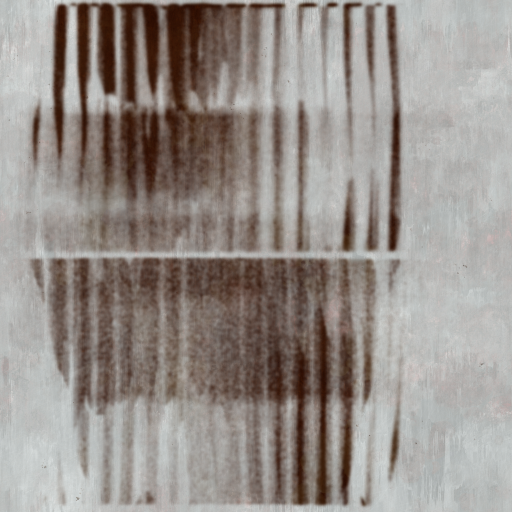
#> input picture Content/03Python/AppearanceManifold/StaticMeshActor_UAID_107C61AD284056E002_1614645176_basecolor.png, 1024 x 1024 px, found by its file name (shown at 1/2 size); the run also reads 2 pictures not shown here
$ jupyter execute --allow-errors Test_Image.ipynb   (shell and % lines are left out)
#> lines starting #> are read from the running program, lines starting #| are printed output that depends on the picture
### Content/03Python/AppearanceManifold/Modules/Utility.py
import numpy as np
from PIL import Image
import matplotlib.pyplot as plt


def load_and_downsample(basecolor_path, specular_path, roughness_path, target_size=256):
    """
    target_size: int or (h, w)
    """
#> called with target_size = 128

    # -----------------------------
    # 1. 이미지 로드
    # -----------------------------
    base = Image.open(basecolor_path).convert("RGB")
    spec = Image.open(specular_path).convert("RGB")
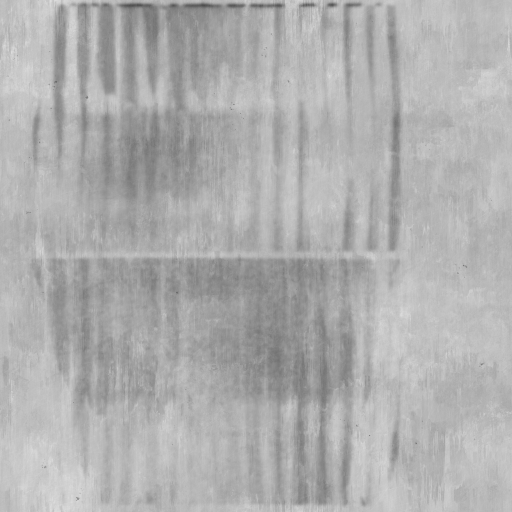
#> input picture Content/03Python/AppearanceManifold/StaticMeshActor_UAID_107C61AD284056E002_1614645176_specular.png, 1024 x 1024 px, found by its file name (shown at 1/2 size)
    rough = Image.open(roughness_path).convert("L")  # 1채널
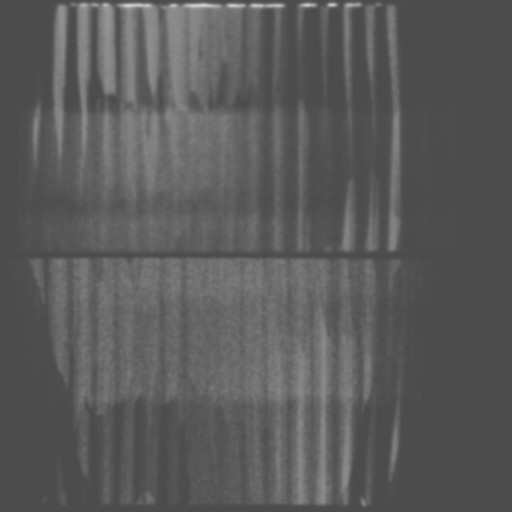
#> input picture Content/03Python/AppearanceManifold/StaticMeshActor_UAID_107C61AD284056E002_1614645176_roughness.png, 1024 x 1024 px, found by its file name (shown at 1/2 size)
#> rough is the input picture: PIL image 1024x1024 L; min 76, max 213, mean 90.6

    # -----------------------------
    # 2. 리사이즈 (핵심)
    # -----------------------------
    base = base.resize((target_size, target_size), Image.BILINEAR)
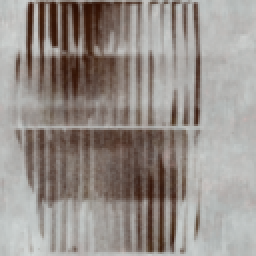
#> base: PIL image 128x128 RGB (shown 2 times larger); mean R, G, B 151, 143.6, 138.5
    spec = spec.resize((target_size, target_size), Image.BILINEAR)
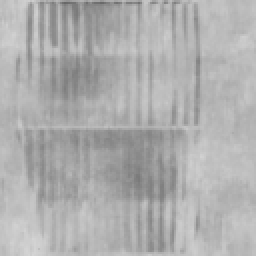
#> spec: PIL image 128x128 RGB (shown 2 times larger); min 103, max 213, mean 174.5
    rough = rough.resize((target_size, target_size), Image.BILINEAR)
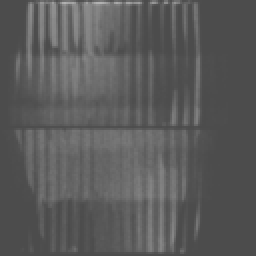
#> rough: PIL image 128x128 L (shown 2 times larger); min 76, max 178, mean 90.7

    # -----------------------------
    # 3. numpy 변환 + normalize
    # -----------------------------
    base_np = np.asarray(base).astype(np.float32) / 255.0
    spec_np = np.asarray(spec).astype(np.float32) / 255.0
    rough_np = np.asarray(rough).astype(np.float32) / 255.0

    # -----------------------------
    # 4. 출력
    # -----------------------------
    return base_np, spec_np, rough_np

def combine_to_7d_tensor(base_np, spec_np, rough_np):
    """
    base_np:  (H, W, 3)
    spec_np:  (H, W, 3)
    rough_np: (H, W)

    return:
        (H, W, 7)
    """

    # -----------------------------
    # 1. shape 검증
    # -----------------------------
    assert base_np.shape[:2] == spec_np.shape[:2] == rough_np.shape[:2]

    # -----------------------------
    # 2. roughness 차원 확장
    # -----------------------------
    rough_expanded = rough_np[..., np.newaxis]  # (H, W, 1)

    # -----------------------------
    # 3. 채널 기준 결합
    # -----------------------------
    data_7d = np.concatenate(
        [base_np, spec_np, rough_expanded],
        axis=2
    )

    return data_7d

def combine_to_7d(diffuse, specular, roughness):
    """
    diffuse: (H, W, 3)
    specular: (H, W, 3)
    roughness: (H, W)
    """

    H, W, _ = diffuse.shape

    # -----------------------------
    # 1. reshape
    # -----------------------------
    d = diffuse.reshape(-1, 3)
    s = specular.reshape(-1, 3)
    r = roughness.reshape(-1, 1)
#> r = 16384 values, max 0.698 at index 160, min 0.298 at index 0, mean 0.356

    # -----------------------------
    # 2. concatenate
    # -----------------------------
    data_7d = np.concatenate([d, s, r], axis=1)

    return data_7d  # (N, 7)

# [65 lines left out: function compute_weather_score, not called in this run]

def normalize_features(X):

    X = X.astype(np.float32)

    min_val = np.min(X, axis=0, keepdims=True)
    max_val = np.max(X, axis=0, keepdims=True)

    return (X - min_val) / (max_val - min_val + 1e-8)


# [119 lines left out: function visualize_MDS_Graph_With_Trajectory, not called in this run]

### Content/03Python/AppearanceManifold/Modules/Reconstructor.py
import numpy as np
from sklearn.neighbors import NearestNeighbors

import matplotlib.pyplot as plt
import ipywidgets as widgets
from PIL import Image

# [400 lines left out: functions resample_trajectory, compute_weather_score_new, reconstruct_semantic, build_weathering_sequence_semantic, not called in this run]


def visualize_weathering_sequence(
    steps
):

    max_step = len(steps) - 1
#> max_step = 0

    fig, axs = plt.subplots(
        1,
        3,
         figsize=(9, 3)
    )

    plt.tight_layout()


    diffuse = steps[0][:, :, 0:3]
    specular = steps[0][:, :, 3:6]
    roughness = steps[0][:, :, 6]

    im0 = axs[0].imshow(diffuse)
    axs[0].set_title("Diffuse")

    im1 = axs[1].imshow(specular)
    axs[1].set_title("Specular")

    im2 = axs[2].imshow(
        roughness,
        cmap='gray',
        vmin=0,
        vmax=1
    )
    axs[2].set_title("Roughness")

    for ax in axs:
        ax.axis("off")


    def update(step_idx):

        step_data = steps[step_idx]

        diffuse = step_data[:, :, 0:3]
        specular = step_data[:, :, 3:6]
        roughness = step_data[:, :, 6]

        im0.set_data(diffuse)
        im1.set_data(specular)
        im2.set_data(roughness)

        fig.suptitle(
            f"Weathering Step {step_idx}",
            fontsize=16
        )

        fig.canvas.draw_idle()


    slider = widgets.IntSlider(
        value=0,
        min=0,
        max=max_step,
        step=1,
        description='Step:',
        continuous_update=True
    )

    widgets.interact(
        update,
        step_idx=slider
    )
#> the sliders are set to step_idx = 0

    plt.show()
#| 16384
#> (printed output is left out)


# [239 lines left out: function build_weathering_sequence_trajectory_projection, not called in this run]

### Content/03Python/AppearanceManifold/Modules/KNN.py
from sklearn.neighbors import NearestNeighbors
import numpy as np
from scipy.sparse import csr_matrix
from scipy.sparse.csgraph import connected_components

"""
Description
Isomap을 기반으로 Manifold Graph를 구성함.

원본 차원 위에서 유클리드 거리를 통해 직접적인 거리를 구하지 않고, 곡면 위에서의 측지선 거리를 측정하기 위한
사전 작업으로 정의됨.

KNN 규칙을 기반으로 epsilon을 적용해서 adaptive하게 인접 노드를 연결.
- K개의 가장 인접한 노드를 연결 후보로 설정하고 이 중에서 epsilon 규칙을 위반하는 노드는 후보에서 제외
- epsilon 규칙 : 연결 후보 노드 간의 평균 거리의 1.5배에 해당하는 값보다 먼 거리는 규칙 위반
- 결론적으로 K개 이하의 노드 연결을 보장함.
- 풍화 시퀀스의 방향성을 만들기 위해 연결 노드의 풍화 정도를 바탕으로 가중치 조정
    -> 풍화 점수가 높은 노드일 경우 가중치를 작게, 반대의 경우 가중치를 크게 적용

"""


# [81 lines left out: function Get_KNN_graph, not called in this run]


def compute_weather_score(samples_7d):

    """
    samples_7d: (N,7)

    Returns
    -------
    weather_score : (N,)
    """

    diffuse = samples_7d[:, 0:3]
    specular = samples_7d[:, 3:6]
    roughness = samples_7d[:, 6]
#> roughness = 16384 values, max 1 at index 160, min 0 at index 0, mean 0.144

    # =====================================================
    # 1. Brightness
    # =====================================================

    brightness = diffuse.mean(axis=1)
#> brightness = 16384 values, max 1 at index 16270, min 0 at index 421, mean 0.646

    # =====================================================
    # 2. Saturation
    # =====================================================

    max_c = diffuse.max(axis=1)
#> max_c = 16384 values, max 1 at index 16270, min 0 at index 421, mean 0.653
    min_c = diffuse.min(axis=1)
#> min_c = 16384 values, max 1 at index 16270, min 0 at index 293, mean 0.637

    saturation = (
        (max_c - min_c)
        / (max_c + 1e-6)
    )
#> saturation = 16384 values, max 1 at index 805, min 0 at index 421, mean 0.039

    # =====================================================
    # 3. Specular intensity
    # =====================================================

    spec_intensity = specular.mean(axis=1)
#> spec_intensity = 16384 values, max 1 at index 16272, min 0 at index 160, mean 0.65

    # =====================================================
    # 4. Roughness
    # =====================================================

    rough_term = np.sqrt(
        np.clip(roughness, 0, 1)
    )
#> rough_term = 16384 values, max 1 at index 160, min 0 at index 0, mean 0.295

    # =====================================================
    # 5. Weather score
    # =====================================================

    weather_score = (
        0.40 * rough_term +
        0.30 * (1.0 - spec_intensity) +
        0.20 * (1.0 - saturation) +
        0.10 * (1.0 - brightness)
    )
#> weather_score = 16384 values, max 0.934 at index 178, min 0.2 at index 16272, mean 0.451

    # normalize
    weather_score -= weather_score.min()
#> weather_score = 16384 values, max 0.734 at index 178, min 0 at index 16272, mean 0.251

    weather_score /= (
        weather_score.max() + 1e-8
    )
#> weather_score = 16384 values, max 1 at index 178, min 0 at index 16272, mean 0.341

    return weather_score.astype(np.float32)

# -----------------------------------Test Only (Deprecated) -----------------------------------

from sklearn.neighbors import NearestNeighbors
import numpy as np


def Get_KNN_Graph_Adaptive(
    samples_7d,
    K=16,
    epsilon_scale=1.5
):
    """
    Parameters
    ----------
    samples_7d : np.array(N,7)

    K : int
        Maximum neighbor candidates

    epsilon_scale : float
        Adaptive radius multiplier

    Returns
    -------
    edge_src : np.array(E,)
    edge_dst : np.array(E,)
    edge_weight : np.array(E,)
    weather_score : np.array(N,)
    """

    # N = samples_7d.shape[0]

    # # =====================================================
    # # 1. weather score
    # # =====================================================

    # weather_score = compute_weather_score(samples_7d)

    # # =====================================================
    # # 2. KNN search
    # # =====================================================

    # nn = NearestNeighbors(
    #     n_neighbors=K + 1,
    #     algorithm='auto'
    # )

    # nn.fit(samples_7d)

    # distances, indices = nn.kneighbors(samples_7d)

    # # remove self neighbor
    # distances = distances[:, 1:]
    # indices = indices[:, 1:]

    # # =====================================================
    # # 3. graph construction
    # # =====================================================

    # edge_src = []
    # edge_dst = []
    # edge_weight = []

    # for i in range(N):

    #     local_dists = distances[i]
    #     local_inds = indices[i]

    #     # -------------------------------------------------
    #     # adaptive epsilon
    #     # -------------------------------------------------

    #     dp = np.mean(local_dists)

    #     epsilon = epsilon_scale * dp

    #     score_i = weather_score[i]

    #     # -------------------------------------------------
    #     # candidate neighbors
    #     # -------------------------------------------------

    #     for dist, j in zip(local_dists, local_inds):

    #         # remove overly distant neighbors
    #         if dist > epsilon:
    #             continue

    #         score_j = weather_score[j]

    #         delta = score_j - score_i

    #         # =============================================
    #         # progression weighting
    #         # =============================================

    #         if delta >= 0:

    #             # forward progression
    #             progression_factor = (
    #                 1.0 - 0.35 * delta
    #             )

    #         else:

    #             # backward penalty
    #             progression_factor = (
    #                 1.0 + 1.5 * abs(delta)
    #             )

    #         weight = dist * np.clip(progression_factor, 0.1, 5.0)

    #         # =============================================
    #         # append edge
    #         # =============================================

    #         edge_src.append(i)
    #         edge_dst.append(j)
    #         edge_weight.append(weight)

    # # =====================================================
    # # 4. return
    # # =====================================================

    # return (
    #     np.array(edge_src, dtype=np.int32),
    #     np.array(edge_dst, dtype=np.int32),
    #     np.array(edge_weight, dtype=np.float32),
    #     weather_score
    # )
    N = samples_7d.shape[0]
    weather_score = compute_weather_score(samples_7d)

    # 1. KNN Search (기존 방식 유지)
    nn = NearestNeighbors(n_neighbors=K + 1, algorithm='kd_tree')
    nn.fit(samples_7d)
    distances, indices = nn.kneighbors(samples_7d)
    distances, indices = distances[:, 1:], indices[:, 1:]

    edge_src, edge_dst, edge_weight = [], [], []

    # 2. 그래프 생성 및 가중치 계산
    for i in range(N):
        local_dists = distances[i]
        local_inds = indices[i]
        dp = np.mean(local_dists)
        epsilon = epsilon_scale * dp
        score_i = weather_score[i]

        for dist, j in zip(local_dists, local_inds):
            if dist > epsilon: continue # 엣지 생성 제한

            score_j = weather_score[j]
            delta = score_j - score_i
            progression_factor = (1.0 - 0.35 * delta) if delta >= 0 else (1.0 + 1.5 * abs(delta))

            # [수정] 가중치가 음수가 되거나 너무 커지지 않도록 클램핑
            weight = dist * np.clip(progression_factor, 0.1, 5.0)

            edge_src.append(i)
            edge_dst.append(j)
            edge_weight.append(weight)
#> this loop made 16384 passes
#> (dp, epsilon, score_i) on passes 1 to 3: (0, 0, 0.085), (0.00119, 0.00179, 0.097), (0.00158, 0.00237, 0.109)
#> after the loop, edge_dst = 248406 items; edge_src = 248406 items; edge_weight = 248406 items

    # 3. [핵심] 연결성 체크 및 단절 구간 강제 연결
    graph = csr_matrix((edge_weight, (edge_src, edge_dst)), shape=(N, N))
    n_comp, labels = connected_components(graph, directed=True, connection='weak')
#> n_comp = 50; labels = 16384 values, max 49 at index 13711, min 0 at index 0, mean 1.19

    if n_comp > 1:
        # 단절된 컴포넌트들을 강제로 잇기 위해 각 컴포넌트의 대표 노드(centroid)를 찾아 연결
        for comp_id in range(n_comp):
            nodes_in_comp = np.where(labels == comp_id)[0]
            # 인접 컴포넌트로 향하는 아주 약한 엣지 추가 (단절 방지용 브릿지)
            target_comp = (comp_id + 1) % n_comp
            target_node = np.where(labels == target_comp)[0][0]
            source_node = nodes_in_comp[0]

            edge_src.append(source_node)
            edge_dst.append(target_node)
            edge_weight.append(100.0) # 매우 큰 가중치를 주어 최후의 수단으로만 사용하게 함
#> this loop made 50 passes
#> (target_comp, target_node, source_node) on passes 1 to 8: (1, 7, 0), (2, 8, 7), (3, 102, 8), (4, 103, 102), (5, 105, 103), (6, 120, 105), (7, 123, 120), (8, 127, 123)
#> after the loop, edge_dst = 248456 items; edge_src = 248456 items; edge_weight = 248456 items
#> `src, dst, wei, wea = Get_KNN_Graph_Adaptive(Z, K=16)`: wea has the same summary as weather_score in compute_weather_score
#> (printed output is left out)
#> (printed output is left out)
#> (printed output is left out)
#> (printed output is left out)

    return (
        np.array(edge_src, dtype=np.int32),
        np.array(edge_dst, dtype=np.int32),
        np.array(edge_weight, dtype=np.float32),
        weather_score
    )

### Content/03Python/AppearanceManifold/Modules/MDS.py
import numpy as np
from scipy.sparse.linalg import eigsh

import matplotlib.pyplot as plt
import cupy as cp

import cupy as cp

"""
Description
Manifold Graph와 측지선 거리 행렬 바탕으로 Multidimentional Scaling 적용

측지선 거리값을 최대한 유지한 상태로 저차원 공간으로 축소함.
"""

def Get_MDS_graph(D, dim=3, mode ="normal"):

    """
    Params
    ----------
    D               : np.array(N,7)
    dim             : int

    return
    Z               : np.array(N,3)
    ----------
    """
#> called with dim = 3, mode = 'normal'

    # [5 lines of commented-out code are left out]

    N = D.shape[0]

    D = np.asarray(D, dtype=np.float64)

    finite_mask = np.isfinite(D)
#> finite_mask: shape (128, 128, 3) bool; every value is 1

    D = D.copy()

    D[~finite_mask] = np.max(D[finite_mask])

    # =====================================================
    # Double centering WITHOUT H matrix
    # =====================================================

    D2 = D * D
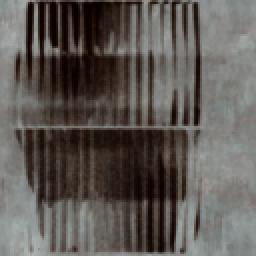
#> D2: shape (128, 128, 3) float64 (shown 2 times larger); mean of channels 0, 1, 2 0.373, 0.352, 0.336; drawn as R, G, B

    row_mean = np.mean(D2, axis=1, keepdims=True)
#> row_mean = 128 rows, first 8: [0.439, 0.428, 0.411], [0.306, 0.282, 0.266], [0.329, 0.311, 0.297], [0.344, 0.328, 0.314], [0.345, 0.328, 0.314], [0.346, 0.326, 0.312], [0.348, 0.326, 0.311], [0.353, 0.329, 0.314]

    col_mean = np.mean(D2, axis=0, keepdims=True)
#> col_mean = 128 rows, first 8: [0.534, 0.539, 0.53], [0.536, 0.544, 0.535], [0.54, 0.548, 0.539], [0.546, 0.555, 0.546], [0.536, 0.543, 0.534], [0.535, 0.54, 0.53], [0.534, 0.538, 0.527], [0.513, 0.513, 0.501]

    grand_mean = np.mean(D2)
#> grand_mean = 0.354

    B = -0.5 * (D2 - row_mean - col_mean + grand_mean)
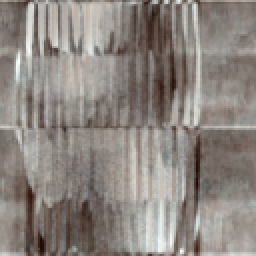
#> B: shape (128, 128, 3) float64 (shown 2 times larger); mean of channels 0, 1, 2 0.00982, -0.000704, -0.00911; drawn with min black and max white

    # =====================================================
    # numerical stabilization
    # =====================================================

    np.nan_to_num(B, copy=False)

    B = 0.5 * (B + B.T)

    # =====================================================
    # TOP-K eigensolver
    # =====================================================

    evals, evecs = eigsh(B, k=dim, which='LA')

    idx = np.argsort(evals)[::-1]

    evals = evals[idx]
    evecs = evecs[:, idx]

    Z = evecs * np.sqrt(np.maximum(evals, 0))

    return Z


# [296 lines left out: functions Get_MDS_graph_optimized, Get_MDS_graph_GPU, Get_MDS_graph_CPU, visualize_MDS_Graph, visualize_MDS_Graph_Edges, visualize_MDS_Graph_Edges_2D and 1 more, not called in this run]

### Content/03Python/AppearanceManifold/Test_Image.ipynb
[cell 1]

SAMPLING_SIZE = 128

[cell 2]
import matplotlib.pyplot as plt
from scipy import linalg
from scipy.spatial.distance import cdist
from scipy.sparse.csgraph import dijkstra
from scipy.spatial.transform import Rotation

#from isomap_master.isomap import make_adjacency, isomap, plot_graph
from sklearn.decomposition import PCA

from Modules.Utility import *

import time
import os

#os.environ["CUDA_VISIBLE_DEVICES"] = "0"

[cell 3]
from Modules.Reconstructor import visualize_weathering_sequence


DPath = "C:\\Users\\user\\Desktop\\2026CapstoneDesign_08_01\\Content\\03Python\\AppearanceManifold\\StaticMeshActor_UAID_107C61AD284056E002_1614645176_basecolor.png"
SPath = "C:\\Users\\user\\Desktop\\2026CapstoneDesign_08_01\\Content\\03Python\\AppearanceManifold\\StaticMeshActor_UAID_107C61AD284056E002_1614645176_specular.png"
RPath = "C:\\Users\\user\\Desktop\\2026CapstoneDesign_08_01\\Content\\03Python\\AppearanceManifold\\StaticMeshActor_UAID_107C61AD284056E002_1614645176_roughness.png"
D,S,R = load_and_downsample(DPath, SPath, RPath, SAMPLING_SIZE)

X = combine_to_7d_tensor(D,S,R) # 2차원 이미지 형태
FX = combine_to_7d(D,S,R)       # 1차원 배열

visualize_weathering_sequence([X])

[cell 4]
from Modules.KNN import Get_KNN_Graph_Adaptive
#from Modules.Geodesic import Get_Geodesic_Distance_Matrix, Get_Geodesic_Distance_Matrix_GPU
from Modules.geodesic_backend import compute_geodesic_distance_matrix
#Geodesic 생성 함수를 pybind를 활용해 c++로 이식하여 구축한 결과, 거리 행렬을 구하는 시간이 약 2배 정도 향상되었습니다.
# 05.22 일자 / 128 * 128 데이터 기준 2배 성능 향상 (기존: 65~75s -> 개선: 31~36s)
# 05.22 일자 / 동일 데이터 기준 eigen Library 적용 후 약 15% 성능 향상 (기존: 31~36s -> 개선: 26~30s)
#from build.mds import Get_MDS_graph
from Modules.MDS import Get_MDS_graph
from Modules.MDS import visualize_MDS_Graph, visualize_MDS_Graph_Edges, visualize_MDS_Graph_Edges_2D
#MDS 생성 함수 알고리즘 개선 후 성능이 약 2배 정도 향상되었습니다.
# 05.22 일자 / 128 * 128 데이터 기준 2배 성능 향상 (기존: 59~75s -> 개선: 22~33s)

[cell 5]
Z = normalize_features(FX)
print(Z.shape[0])
print(Z)

[cell 6]
#src, dst, wei, wea = Get_KNN_graph(Z, K=8) #knn 규칙을 지키지 못하는 버전이므로 사용하지 않음
src, dst, wei, wea = Get_KNN_Graph_Adaptive(Z, K=16)
#src, dst, wei, wea = Get_KNN_Graph_Adaptive_Streaming(Z, K=4)
print(src, src.shape)
print(dst, dst.shape)
print(wei, wei.shape)
print(wea)

[cell 7]
N = Z.shape[0]
#N = wei.shape[0]
#> (the rest of this cell did not finish here and is left out)

[cell 8]
#D2 = Get_Geodesic_Distance_Matrix_GPU(src, dst, wei, wea.shape[0])
#print(D2.shape)
#print(D2)

#> (a cell that did not finish here is left out)

[cell 10]
#visualize_MDS_Graph(M,Z)

[cell 11]
#visualize_MDS_Graph_Edges(M, src, dst, Z)

[cell 12]
#visualize_MDS_Graph_Edges_2D(M, src, dst, Z)

[cell 13]
from Modules.Trajectory import *

[cell 14]
start_idx = np.argmin(wea)
#> start_idx = 16272
end_idx = np.argmax(wea)
#> end_idx = 178
print("Start Index:", start_idx)
#| Start Index: 16272
print("End Index:", end_idx)
#| End Index: 178

#> (the rest of this cell did not finish here and is left out)

[cell 15]
from Modules.Utility import visualize_MDS_Graph_With_Trajectory

# [6 lines of commented-out code are left out]

[cell 16]
from Modules._Reconstructor import build_weathering_interpolation_path
from Modules.Reconstructor import visualize_weathering_sequence

[cell 17]
#steps = build_weathering_sequence_semantic(FX, M, trajectory, W=SAMPLING_SIZE, H=SAMPLING_SIZE, max_step=30)
#visualize_weathering_sequence(steps)

[cell 18]
DPath = "C:\\Users\\user\\Desktop\\2026CapstoneDesign_08_01\\Content\\03Python\\AppearanceManifold\\weathering_mid_basecolor.png"
SPath = "C:\\Users\\user\\Desktop\\2026CapstoneDesign_08_01\\Content\\03Python\\AppearanceManifold\\weathering_mid_specular.png"
RPath = "C:\\Users\\user\\Desktop\\2026CapstoneDesign_08_01\\Content\\03Python\\AppearanceManifold\\weathering_mid_roughness.png"
D2,S2,R2 = load_and_downsample(DPath, SPath, RPath, SAMPLING_SIZE)
#> call 2 of load_and_downsample, with target_size = 128
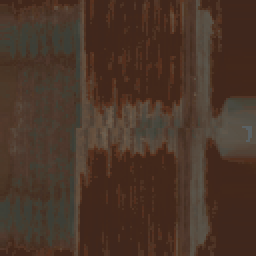
#> input picture Content/03Python/AppearanceManifold/weathering_mid_basecolor.png, 128 x 128 px, found by its file name (shown 2 times larger)
#> in load_and_downsample, base is the input picture: PIL image 128x128 RGB; mean R, G, B 73.2, 52.8, 40.4
#> (the rest of the program and of its run is left out)
